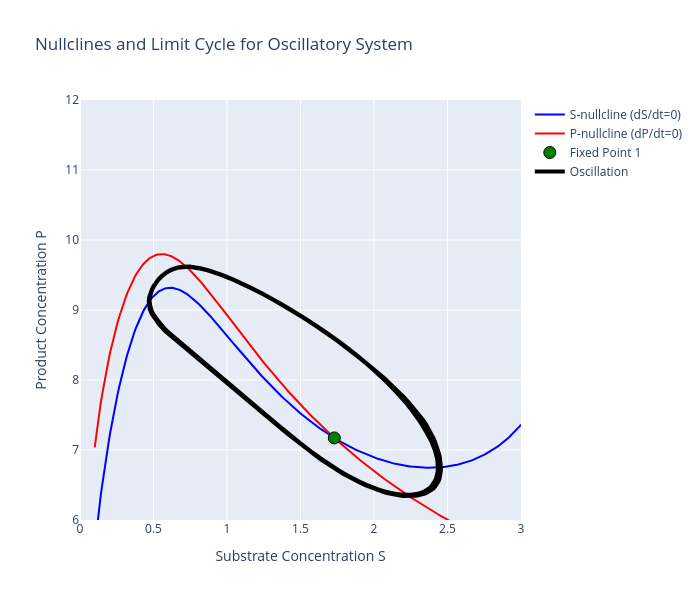

Here is the notebook cell this chart was saved with:
### Markdown cell above
## State Space Nullclines

The time series tell us *what* happens, but not *why*. To understand why the system oscillates for some parameter values and not others, it helps to look at the phase plane more carefully, using two classic tools from dynamical systems theory:

- A **nullcline** is the set of points where one variable's rate of change is zero. The $S$-nullcline is where $dS/dt = 0$; the $P$-nullcline is where $dP/dt = 0$.
- A **fixed point** (steady state) is a point where *both* rates of change are zero at once — i.e. where the two nullclines intersect.

If the fixed point is **stable**, nearby trajectories spiral *into* it (this matches the steady-state behaviour seen above for one value of $a_1$). If it is **unstable**, nearby trajectories spiral *away* from it — but they cannot run off to infinity, so instead they settle onto a surrounding closed loop: the **limit cycle** corresponding to the oscillation.

The cell below computes both nullclines numerically (root-finding with `fsolve`), locates the fixed point, and overlays a simulated trajectory to reveal the limit cycle directly.

### Code cell
import plotly.graph_objects as go
from scipy.optimize import fsolve

# Oscillatory parameters - we fix a1 at a single value for this analysis
# (one of the parameter sets that produces sustained oscillations;
# compare with the bifurcation analysis later in the notebook)
a1_fixed = 0.65

print("NULLCLINE ANALYSIS FOR OSCILLATORY SYSTEM")
print("="*50)
print(f"b1={b1}, b2={b2}")
print(f"a1={a1_fixed}, a2={a2}")
print(f"k_max={k_max}, K_m={K_m}")
print(f"k_i={k_i}")
print(f"n={n}, m={m}, q={q}")
print()

def enzymatic_rate(S, P):
    """Enzymatic rate with forward and feedback inhibition"""
    return (k_max * S**n) / (K_m**m + S**m) / (1 + k_i * P**q)

def S_nullcline(S, P):
    """S-nullcline: dS/dt = 0 => a1 - b1*S = v(S,P)"""
    return a1_fixed - b1*S - enzymatic_rate(S, P)

def P_nullcline(S, P):
    """P-nullcline: dP/dt = 0 => a2 - b2*P = -v(S,P)"""
    return a2       - b2*P + enzymatic_rate(S, P)

# --- S-nullcline ---------------------------------------------------------
# For each value of S, find the value(s) of P that satisfy dS/dt = 0.
# This is a 1D root-finding problem (in P) for each fixed S, solved with
# fsolve. We try several starting guesses for P because the equation can
# have more than one solution (the nullcline can be multi-valued in P).
print("Computing S-nullcline...")
S_values = np.linspace(0.1, 3, 300)
P_S_null = []

for S in S_values:
    def equation(P):
        return S_nullcline(S, P)

    try:
        # Try multiple initial guesses
        solutions = []
        for P_guess in [5.0, 6.0, 7.0, 8.0]:
            result = fsolve(equation, P_guess)
            if (result[0] > 0 and result[0] < 15 and
                abs(equation(result[0])) < 1e-6):
                solutions.append(result[0])

        # Remove duplicates and take the first valid solution
        if solutions:
            unique_solutions = []
            for sol in solutions:
                if not any(abs(sol - existing) < 0.1 for existing in unique_solutions):
                    unique_solutions.append(sol)
            P_S_null.append(unique_solutions[0])  # Take first branch for plotting
        else:
            P_S_null.append(np.nan)
    except:
        P_S_null.append(np.nan)

# --- P-nullcline ----------------------------------------------------------
# Same idea as above, but now solving dP/dt = 0 for P at each fixed S.
print("Computing P-nullcline...")
P_P_null = []

for S in S_values:
    def equation(P):
        return P_nullcline(S, P)

    try:
        # Try multiple initial guesses
        solutions = []
        for P_guess in [0.1, 1.0, 3.0, 5.0]:
            result = fsolve(equation, P_guess)
            if (result[0] > 0 and result[0] < 15 and
                abs(equation(result[0])) < 1e-6):
                solutions.append(result[0])

        # Remove duplicates and take the first valid solution
        if solutions:
            unique_solutions = []
            for sol in solutions:
                if not any(abs(sol - existing) < 0.1 for existing in unique_solutions):
                    unique_solutions.append(sol)
            P_P_null.append(unique_solutions[0])  # Take first branch for plotting
        else:
            P_P_null.append(np.nan)
    except:
        P_P_null.append(np.nan)

# --- Plot the phase portrait ----------------------------------------------
fig = go.Figure()

# Plot S-nullcline
valid_S_S = []
valid_P_S = []
for S, P in zip(S_values, P_S_null):
    if not np.isnan(P):
        valid_S_S.append(S)
        valid_P_S.append(P)

fig.add_trace(go.Scatter(x=valid_S_S, y=valid_P_S, mode='lines',
                        name='S-nullcline (dS/dt=0)',
                        line=dict(color='blue', width=2)))

# Plot P-nullcline
valid_S_P = []
valid_P_P = []
for S, P in zip(S_values, P_P_null):
    if not np.isnan(P):
        valid_S_P.append(S)
        valid_P_P.append(P)

fig.add_trace(go.Scatter(x=valid_S_P, y=valid_P_P, mode='lines',
                        name='P-nullcline (dP/dt=0)',
                        line=dict(color='red', width=2)))

# --- Fixed point(s): where BOTH nullclines are satisfied simultaneously ---
# Search on a grid of (S, P) starting guesses and solve the 2x2 system
# [S_nullcline, P_nullcline] = [0, 0] with fsolve from each starting point.
# Duplicate solutions (within 0.1 of an existing one) are discarded.
print("Finding fixed points...")
fixed_points = []

# Search in S-P space
S_search = np.linspace(0.01, 1.2, 50)
P_search = np.linspace(9, 11, 50)

for S_guess in S_search:
    for P_guess in P_search:
        def equations(vars):
            S, P = vars
            return [S_nullcline(S, P), P_nullcline(S, P)]

        try:
            result = fsolve(equations, [S_guess, P_guess])
            S_sol, P_sol = result

            # Check if valid solution
            residuals = equations([S_sol, P_sol])
            if (np.linalg.norm(residuals) < 1e-4 and
                S_sol > 0 and P_sol > 0 and
                S_sol <= 2 and P_sol <= 15):

                # Check if new
                is_new = True
                for existing in fixed_points:
                    if (abs(S_sol - existing[0]) < 0.1 and
                        abs(P_sol - existing[1]) < 0.1):
                        is_new = False
                        break

                if is_new:
                    fixed_points.append((S_sol, P_sol))
        except:
            continue

print(f"Found {len(fixed_points)} fixed point(s):")
for i, (S, P) in enumerate(fixed_points):
    print(f"  FP{i+1}: S = {S:.3f}, P = {P:.3f}")

# Plot fixed points
for i, (S, P) in enumerate(fixed_points):
    fig.add_trace(go.Scatter(x=[S], y=[P], mode='markers',
                            marker=dict(size=12, color='green', symbol='circle',
                                      line=dict(width=1, color='black')),
                            name=f'Fixed Point {i+1}'))

# --- Limit cycle: simulate from an arbitrary starting point and discard ---
# the initial transient. If the fixed point is unstable, the trajectory
# will converge onto the surrounding limit cycle.
print("Adding limit cycle from simulation...")
from scipy.integrate import solve_ivp

def system_dynamics(t, variables):
    S, P = variables
    rate = enzymatic_rate(S, P)
    dSdt = a1_fixed - b1*S - rate
    dPdt = a2       - b2*P + rate
    return [dSdt, dPdt]

# Simulate to get limit cycle
sol = solve_ivp(system_dynamics, (0, 2000), [1.0, 1.0],
                t_eval=np.linspace(0, 2000, 5000), method='RK45')

# Use only the last part to avoid transients
S_cycle = sol.y[0][-2000:]
P_cycle = sol.y[1][-2000:]

fig.add_trace(go.Scatter(x=S_cycle, y=P_cycle, mode='lines',
                        name='Oscillation',
                        line=dict(color='black', width=4)))

# Update layout
fig.update_layout(
    title="Nullclines and Limit Cycle for Oscillatory System",
    xaxis_title="Substrate Concentration S",
    yaxis_title="Product Concentration P",
    width=700,
    height=600,
    showlegend=True
)

fig.update_xaxes(range=[0, 3])
fig.update_yaxes(range=[6, 12])

fig.show()

# --- Mathematical summary --------------------------------------------------
print("\n" + "="*50)
print("MATHEMATICAL ANALYSIS")
print("="*50)

print("Nullcline equations:")
print("S-nullcline: a₁ - b₁·S = k_max·S/(K_m³ + S³) · 1/(1 + k_i·P²)")
print("P-nullcline: a₂ - b₂·P = -k_max·S/(K_m³ + S³) · 1/(1 + k_i·P²)")
print()
print("Rearranged:")
print("S-nullcline: P = √[(k_max·S/((a₁ - b₁·S)(K_m³ + S³)) - 1)/k_i]")
print("P-nullcline: P = [a₂ + k_max·S/((K_m³ + S³)(1 + k_i·P²))]/b₂")
print()

# A single fixed point that is unstable, together with a bounded phase
# plane, implies (by the Poincare-Bendixson theorem) that trajectories
# must converge onto a periodic orbit - the limit cycle plotted above.
if len(fixed_points) == 1:
    S_fp, P_fp = fixed_points[0]
    print(f"Single fixed point at: S = {S_fp:.3f}, P = {P_fp:.3f}")
    print("This is typical for oscillatory systems - an unstable fixed point")
    print("surrounded by a stable limit cycle!")

    # Check stability roughly by simulating nearby
    sol_test = solve_ivp(system_dynamics, (0, 50), [S_fp + 0.1, P_fp + 0.1],
                        t_eval=[0, 50], method='RK45')
    final_S, final_P = sol_test.y[0, -1], sol_test.y[1, -1]
    distance = np.sqrt((final_S - S_fp)**2 + (final_P - P_fp)**2)

    if distance > 0.5:
        print("Fixed point appears UNSTABLE (spiral source)")
    else:
        print("Fixed point appears STABLE")

print("\nThe purple limit cycle shows sustained oscillations around the fixed point!")

### Figure 1 — Plotly figure (JSON) as saved in the notebook; plotly's stock layout.template omitted (floating-point values rounded to 4 significant figures; data arrays with more than 128 entries replaced by an {"elided": "..."} marker saying what was removed)
{"data": [{"line": {"color": "blue", "width": 2}, "mode": "lines", "name": "S-nullcline (dS/dt=0)", "type": "scatter", "x": {"elided": "300 float values"}, "y": {"elided": "300 float values"}}, {"line": {"color": "red", "width": 2}, "mode": "lines", "name": "P-nullcline (dP/dt=0)", "type": "scatter", "x": {"elided": "300 float values"}, "y": {"elided": "300 float values"}}, {"marker": {"color": "green", "line": {"color": "black", "width": 1}, "size": 12, "symbol": "circle"}, "mode": "markers", "name": "Fixed Point 1", "type": "scatter", "x": [1.73], "y": [7.172]}, {"line": {"color": "black", "width": 4}, "mode": "lines", "name": "Oscillation", "type": "scatter", "x": {"elided": "2000 float values"}, "y": {"elided": "2000 float values"}}], "layout": {"height": 600, "showlegend": true, "title": {"text": "Nullclines and Limit Cycle for Oscillatory System"}, "width": 700, "xaxis": {"range": [0, 3], "title": {"text": "Substrate Concentration S"}}, "yaxis": {"range": [6, 12], "title": {"text": "Product Concentration P"}}}}
